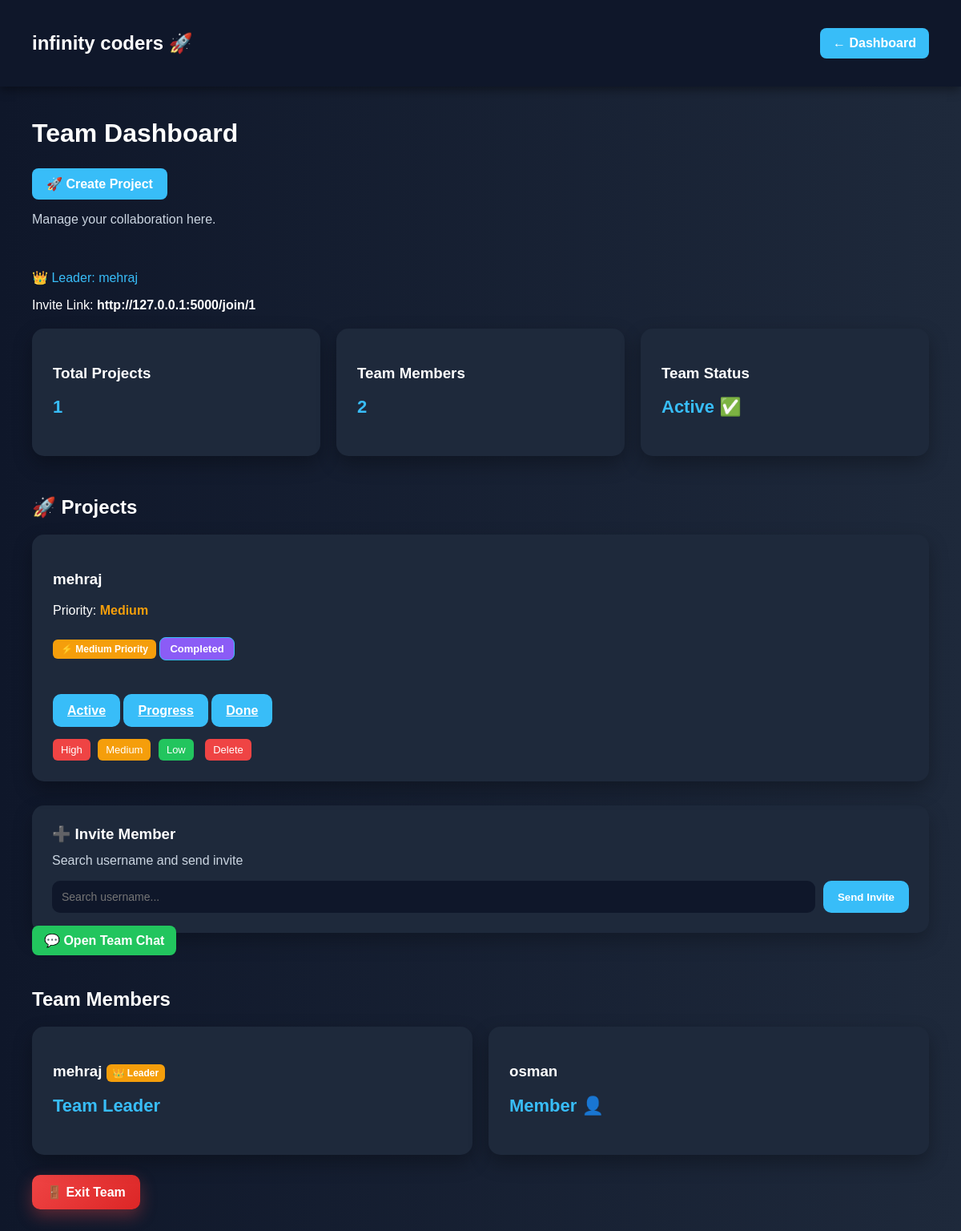
The page /team/1 (signed in) on the database its author committed.
### tables this page shows
CREATE TABLE teams (
            id INTEGER PRIMARY KEY AUTOINCREMENT,
            team_name TEXT,
            created_by TEXT
        );

CREATE TABLE projects (
            id INTEGER PRIMARY KEY AUTOINCREMENT,
            team_id INTEGER,
            project_name TEXT,
            status TEXT,
            priority TEXT
        );

CREATE TABLE team_members (
            id INTEGER PRIMARY KEY AUTOINCREMENT,
            team_id INTEGER,
            username TEXT
        );

### app.py (the view)
@app.route("/team/<int:team_id>")
def team_page(team_id):
    if not session.get("logged_in"):
        return redirect("/login")
    conn = sqlite3.connect("users.db", timeout=10)
    cursor = conn.cursor()
    cursor.execute("SELECT * FROM teams WHERE id=?", (team_id,))
    team = cursor.fetchone()
    cursor.execute(
        "SELECT username FROM team_members WHERE team_id=?",
        (team_id,)
    )
    members = cursor.fetchall()
    cursor.execute(
        "SELECT * FROM projects WHERE team_id=?",
        (team_id,)
    )
    projects = cursor.fetchall()
    conn.close()
    return render_template(
        "team.html",
        team=team,
        members=members,
        projects=projects
    )

### templates/team.html (shortened to what this page needs)
<!DOCTYPE html>
<html>
<head>
</head>
<body>
<div class="navbar">
<h2>{{ team[1] }} 🚀</h2>
<a href="/dashboard" class="back-btn">← Dashboard</a>
</div>
<div class="container">
<div class="team-title">Team Dashboard</div>
<a href="/create_project/{{ team[0] }}" class="create-btn">
🚀 Create Project
</a>
<p class="subtitle">Manage your collaboration here.</p>
<p style="color:#38bdf8;">👑 Leader: {{ team[2] }}</p>
<p>
Invite Link:
<b>http://127.0.0.1:5000/join/{{ team[0] }}</b>
</p>
<div class="cards">
<div class="card">
<h3>Total Projects</h3>
<p class="stats">{{ projects|length }}</p>
</div>
<div class="card">
<h3>Team Members</h3>
<p class="stats">{{ members|length }}</p>
</div>
<div class="card">
<h3>Team Status</h3>
<p class="stats">Active ✅</p>
</div>
</div>
<h2 class="section-title">🚀 Projects</h2>
<div class="cards">
{% for p in projects %}
<div class="card">
<h3>
<a href="/project/{{ p[0] }}"
style="text-decoration:none;color:white;">
{{ p[2] }}
</a>
</h3>
<p style="margin-top:8px;">
Priority:
<b style="color:#f59e0b;">{{ p[4] }}</b>
</p>
{% if p[4] == "High" %}
<span style="
background:#ef4444;
padding:5px 10px;
border-radius:6px;
font-size:12px;
font-weight:bold;
">🔥 High Priority</span>
{% elif p[4] == "Medium" %}
<span style="
background:#f59e0b;
padding:5px 10px;
border-radius:6px;
font-size:12px;
font-weight:bold;
">⚡ Medium Priority</span>
{% endif %}
{% if p[3] == "Active" %}
<span class="status-badge status-active">Active</span>
{% elif p[3] == "In Progress" %}
<span class="status-badge status-progress">In Progress</span>
{% else %}
<span class="status-badge status-completed">Completed</span>
{% endif %}
<br><br>
<br><br>
<a href="/project_status/{{ p[0] }}/Active" class="btn-modern">Active</a>
<a href="/project_status/{{ p[0] }}/In Progress" class="btn-modern">Progress</a>
<a href="/project_status/{{ p[0] }}/Completed" class="btn-modern">Done</a>
<br><br>
<a href="/project_priority/{{ p[0] }}/High"
class="project-btn"
style="background:#ef4444;">
High
</a>
<a href="/project_priority/{{ p[0] }}/Medium"
class="project-btn"
style="background:#f59e0b;">
Medium
</a>
<a href="/project_priority/{{ p[0] }}/Low"
class="project-btn"
style="background:#22c55e;">
Low
</a>
<a href="/delete_project/{{ p[0] }}"
style="
background:#ef4444;
padding:6px 10px;
border-radius:6px;
color:white;
text-decoration:none;
font-size:13px;
margin-left:5px;
">
Delete
</a>
</div>
{% endfor %}
</div>
<div class="section-box">
<h3 style="margin-top:0;">➕ Invite Member</h3>
<p style="color:#cbd5e1;margin-top:-5px;">
Search username and send invite
</p>
<form action="/add_member/{{ team[0] }}" method="POST"
style="display:flex;gap:10px;flex-wrap:wrap;">
<input type="text"
name="username"
placeholder="Search username..."
class="input-modern">
<button type="submit" class="btn-modern">
Send Invite
</button>
</form>
</div>
<div style="margin-bottom:20px;">
<a href="/team_chat/{{ team[0] }}"
style="
background:#22c55e;
padding:10px 15px;
border-radius:8px;
color:white;
text-decoration:none;
font-weight:bold;
">
💬 Open Team Chat
</a>
</div>
<h2 class="section-title">Team Members</h2>
<div class="cards">
{% for m in members %}
<div class="card">
<h3>
{{ m[0] }}
{% if m[0] == team[2] %}
<span style="
background:#f59e0b;
padding:4px 8px;
border-radius:6px;
font-size:12px;
">
👑 Leader
</span>
{% endif %}
</h3>
{% if m[0] == team[2] %}
<p class="stats">Team Leader</p>
{% else %}
<p class="stats">Member 👤</p>
{% endif %}
</div>
{% endfor %}
</div>
<a href="/exit_team/{{ team[0] }}" class="exit-btn">
🚪 Exit Team
</a>
</div>
</body>
</html>

### templates/team.html (style rules this page uses)
body { margin:0; font-family:Poppins, sans-serif; background:linear-gradient(to right,#0f172a,#1e293b); color:white; }
.navbar { display:flex; justify-content:space-between; align-items:center; padding:20px 40px; background:#0f172a; box-shadow:0 4px 12px rgba(0,0,0,0.4); }
.back-btn { background:#38bdf8; padding:10px 16px; border-radius:8px; color:white; text-decoration:none; font-weight:600; transition:0.3s; }
.container { padding:40px; }
.team-title { font-size:32px; font-weight:700; margin-bottom:10px; }
.subtitle { color:#cbd5e1; margin-bottom:20px; }
.create-btn { display:inline-block; margin-top:15px; padding:10px 18px; background:#38bdf8; color:white; text-decoration:none; border-radius:8px; font-weight:600; transition:0.3s; }
.cards { display:grid; grid-template-columns:repeat(auto-fit,minmax(250px,1fr)); gap:20px; margin-top:20px; }
.card { background:#1e293b; padding:25px; border-radius:15px; box-shadow:0 10px 25px rgba(0,0,0,0.3); transition:0.3s; border:1px solid transparent; }
.stats { font-size:22px; color:#38bdf8; margin-top:10px; font-weight:bold; }
.section-title { margin-top:50px; font-size:24px; font-weight:600; }
.exit-btn { display:inline-block; margin-top:25px; padding:12px 18px; background:linear-gradient(135deg,#ef4444,#dc2626); color:white; text-decoration:none; border-radius:10px; font-weight:700; box-shadow:0 8px 20px rgba(239,68,68,0.35); transition:0.3s; }
.section-box { margin-top:30px; background:#1e293b; padding:25px; border-radius:15px; box-shadow:0 10px 25px rgba(0,0,0,0.25); }
.input-modern { flex:1; padding:12px; border:none; border-radius:10px; outline:none; font-size:14px; background:#0f172a; color:white; }
.btn-modern { background:#38bdf8; color:white; border:none; padding:12px 18px; border-radius:10px; font-weight:600; cursor:pointer; transition:0.3s; }
.project-btn { display:inline-block; margin-top:8px; padding:6px 10px; border-radius:6px; color:white; text-decoration:none; font-size:13px; margin-right:5px; }
.status-badge { display:inline-block; padding:6px 12px; border-radius:8px; font-size:13px; font-weight:600; margin-top:8px; }
.status-completed { background:#0f172a; border:1px solid #38bdf8; color:#38bdf8; }
.card { position:relative; overflow:hidden; transition:0.35s ease; }
.card::before { content:""; position:absolute; top:0; left:-100%; width:100%; height:100%; background:linear-gradient( 120deg, transparent, rgba(56,189,248,0.18), transparent ); transition:0.6s; }
.status-completed { background:#8b5cf6; color:white; }

### rows shown on the page
teams: team_name "infinity coders", created_by "mehraj", id "1"
projects: project_name "mehraj", priority "Medium", shows "⚡ Medium Priority", status "Completed"
team_members: username "mehraj", shows "👑 Leader", shows "Team Leader"
team_members: username "osman", shows "Member 👤"

### other values the page prints
{{ projects|length }} "1"
{{ members|length }} "2"
